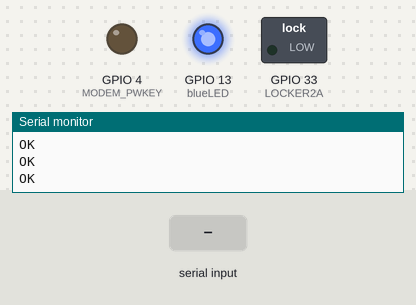
Bench run of a sketch on a simulated ESP32. On the bench: switched loads named in the sketch (green lamp = pin HIGH), output pins drawn as LEDs (lit = HIGH), the last lines printed to the serial monitor. The inputs (shaded band) are chosen by the test bench. The modem accepts every AT command (registered, SIM ready, sends succeed) and sends nothing else; pins used as bus, display or sensor lines are not drawn.

Above: at 7.6 s.
7.7 s: "Locker 2A" received over the second serial link
At 12.9 s:
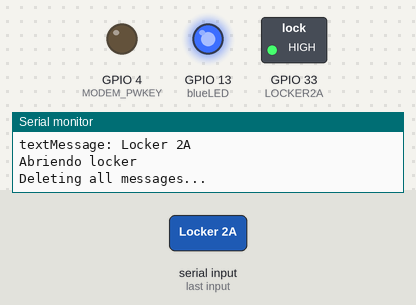
Timing chart, 0 to 14.4 s (numbered marks = the images above; inputs shaded):
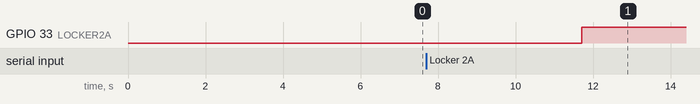

The sketch:

RecieveSMS.ino
```cpp
//Connections between SIM800L <--> ESP32
#define MODEM_RST            5
#define MODEM_PWKEY          4
#define MODEM_POWER_ON       23
#define MODEM_TX             27
#define MODEM_RX             26
#define LOCKER2A  33
#define LOCKER1A  32

#define SerialAT  Serial1

String textMessage = "";
String lampState = "";
const int blueLED = 13;
bool gsm_ready;
void setup() {
  // Set modem reset, enable, power pins
  pinMode(MODEM_PWKEY, OUTPUT);
  pinMode(MODEM_RST, OUTPUT);
  pinMode(MODEM_POWER_ON, OUTPUT);
  digitalWrite(MODEM_PWKEY, LOW);
  digitalWrite(MODEM_RST, HIGH);
  digitalWrite(MODEM_POWER_ON, HIGH);

  pinMode(blueLED, OUTPUT);
  digitalWrite(blueLED, HIGH);

  gsm_ready = false;
  SerialAT.begin(115200, SERIAL_8N1, MODEM_RX, MODEM_TX);
  delay(1000);
  Serial.begin(115200);               //Begin the Serial communication with PC
  delay(5000);                      //Delay to let the module to connect to network, if turned on before you can remove this
  SerialAT.println("AT");            //Send AT command it will says "OK" if everything is fine
  delay(100);
  SerialAT.print("AT+CMGF=1\r");     // Configuring TEXT mode
  delay(100);
  SerialAT.print("AT+CNMI=2,2,0,0,0\r"); // Set module to send SMS data to serial out upon receipt
  delay(100);
  SerialAT.println("AT+CMGDA=\"DEL ALL\""); //Deletes all messages stored
  delay(100);
  gsm_ready = true;
}


void loop() {

  if ((SerialAT.available() > 0) && gsm_ready == true){
    textMessage = SerialAT.readString();
    Serial.print("textMessage: ");
    Serial.println(textMessage);

    delay(10);
    if(textMessage.indexOf("Locker 2A") >= 0) {
      pinMode(LOCKER2A, OUTPUT);
      digitalWrite(LOCKER2A, LOW);
      delay(3000);
      digitalWrite(LOCKER2A, HIGH);
      Serial.println("Abriendo locker");
      Serial.println("Deleting all messages...");
      textMessage = "";
    }
  }
}

// Function that sends SMS
/*
void sendSMS(String message) {
  // AT command to set SerialAT to SMS mode
  SerialAT.print("AT+CMGF=1\r");
  delay(100);
  SerialAT.println("AT+CMGS=\"+521122223333\"");
  delay(100);
  SerialAT.print(message);
  delay(100);
  // End AT command with a ^Z, ASCII code 26
  SerialAT.println((char)26);
  delay(100);
  SerialAT.println();
  delay(5000);
}
*/
```

Measured:
- after the input at 7.7 s, GPIO 33 (LOCKER2A): LOW → HIGH after 4.0 s
